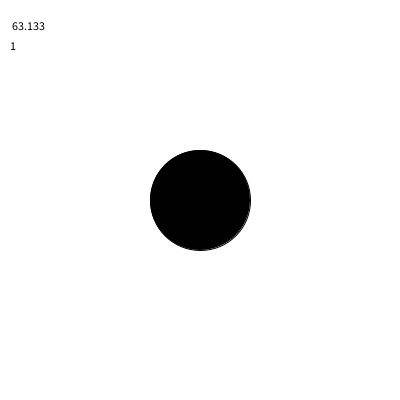
Frame 1 (no input)
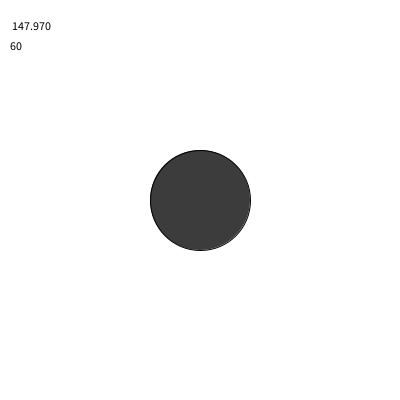
Frame 60 (the mouse pressed at the canvas centre just before this capture)
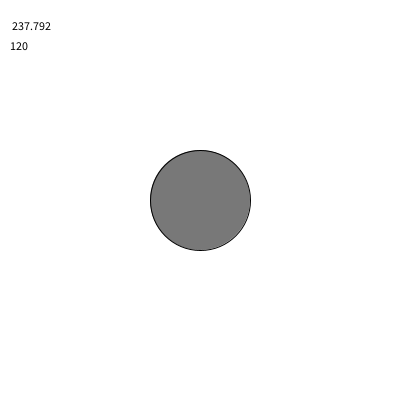
Frame 120 (the mouse held since frame 60 and released just before this capture)

The Processing sketch that drew these frames (run headless with seeded random() and noise(); from frame 60 on, the mouse is pressed at the canvas centre):

// Processing sketch: FdI_2019_04_frameCount
// ── FdI_2019_04_frameCount.pde
void setup(){
  size(400,400);
  frameRate(250);
}


void draw(){
 background(255);
 fill(frameCount);
 ellipse(width/2, height/2, 100,100);
 fill(0);
 text(frameRate, 10, 30); 
 text(frameCount, 10, 50); 
}
